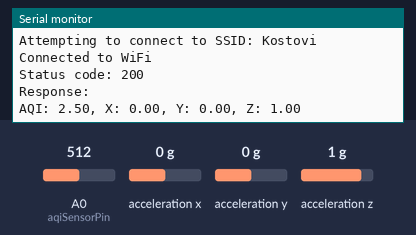
Recording of a sketch running on a simulated Arduino Nano 33 IoT. On the bench: the last lines printed to the serial monitor. The inputs (shaded band) are chosen by the test bench; at power-on: acceleration x 0 g, A0 (aqiSensorPin) = 512, acceleration y 0 g, acceleration z 1 g. WiFi joins after 1.5 s; servers stay silent unless stated; uploads are accepted with an empty reply.

Above: at 2.7 s.
2.8 s: acceleration x set to -1.4 g
At 4.4 s:
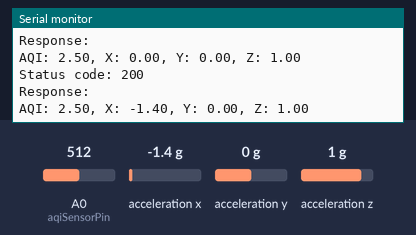
4.5 s: A0 (aqiSensorPin) set to 716
At 6.0 s:
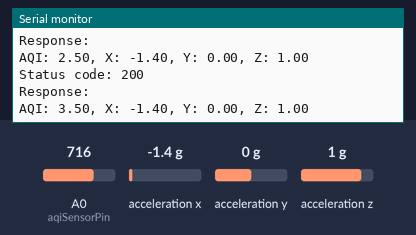
6.2 s: acceleration y set to -1.4 g
At 7.3 s:
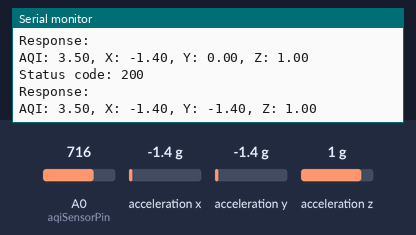
7.9 s: acceleration z set to -1.4 g
At 9.4 s:
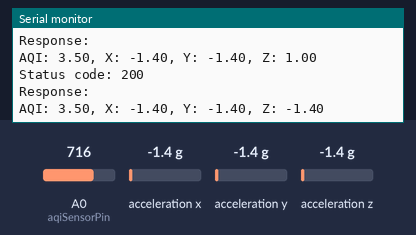
9.6 s: A0 (aqiSensorPin) set to 992
At 11.1 s:
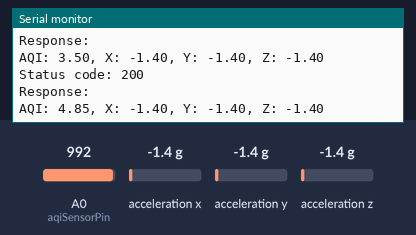
Timing chart, 0 to 12.3 s (numbered marks = the images above; inputs shaded):
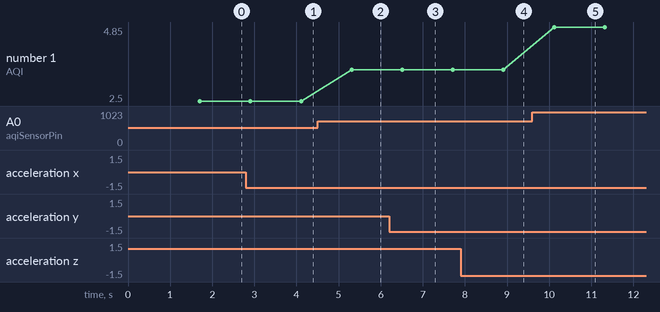

Measured:
- after the input at 2.8 s, the serial monitor: prints a new line after 1.3 s (image 1)
- after the input at 4.5 s, the serial monitor: prints a new line after 0.81 s (image 2)
- after the input at 6.2 s, the serial monitor: prints a new line after 0.31 s (image 3)
- after the input at 7.9 s, the serial monitor: prints a new line after 1.0 s (image 4)
- after the input at 9.6 s, the serial monitor: prints a new line after 0.52 s (image 5)
- plotted number 1: 2.5 → 3.5 after the input at 4.5 s, 3.5 → 4.85 after the input at 9.6 s

The sketch:

sketch_may30a.ino
```cpp
#include <WiFiNINA.h>
#include <ArduinoHttpClient.h>
#include <Arduino_LSM6DS3.h>

// Network credentials
const char ssid[] = "Kostovi";
const char pass[] = "kostovi01";

// Server details
char serverAddress[] = "192.168.1.34"; // Flask server IP
int port = 5000; // Flask server port

WiFiClient wifi;
HttpClient client(wifi, serverAddress, port);

int status = WL_IDLE_STATUS;
const int aqiSensorPin = A0; // AQI sensor analog pin

void setup() {
  Serial.begin(9600);
  Serial.println("Initializing...");

  if (WiFi.status() == WL_NO_MODULE) {
    Serial.println("Communication with WiFi module failed!");
    while (true);
  }

  while (status != WL_CONNECTED) {
    Serial.print("Attempting to connect to SSID: ");
    Serial.println(ssid);
    status = WiFi.begin(ssid, pass);
    if (status == WL_CONNECTED) {
      Serial.println("Connected to WiFi");
    } else {
      Serial.println("Failed to connect to WiFi. Retrying...");
      delay(10000); // Retry every 10 seconds
    }
  }
}

void loop() {
  float x = 0, y = 0, z = 0;
  float aqiValue = readAqiSensor();

  if (IMU.begin()) {
    if (IMU.accelerationAvailable()) {
      IMU.readAcceleration(x, y, z);
    } else {
      Serial.println("Failed to read acceleration data.");
    }
  } else {
    Serial.println("Failed to initialize IMU sensor.");
  }

  sendData(aqiValue, x, y, z);

  Serial.print("AQI: ");
  Serial.print(aqiValue);
  Serial.print(", X: ");
  Serial.print(x);
  Serial.print(", Y: ");
  Serial.print(y);
  Serial.print(", Z: ");
  Serial.println(z);

  delay(1000); // Send data every second
}

float readAqiSensor() {
  int sensorValue = analogRead(aqiSensorPin);
  float aqiValue = sensorValue * (5.0 / 1023.0);
  // float aqiValue = map(voltage, 0, 5, 0, 500);
  return aqiValue;
}

void sendData(float aqiValue, float x, float y, float z) {
  String postData = "aqiValue=" + String(aqiValue) + "&x=" + String(x) + "&y=" + String(y) + "&z=" + String(z);
  client.beginRequest();
  client.post("/post_data_endpoint");
  client.sendHeader("Content-Type", "application/x-www-form-urlencoded");
  client.sendHeader("Content-Length", postData.length());
  client.beginBody();
  client.print(postData);
  client.endRequest();

  int statusCode = client.responseStatusCode();
  String response = client.responseBody();

  Serial.print("Status code: ");
  Serial.println(statusCode);
  Serial.print("Response: ");
  Serial.println(response);
}
```
